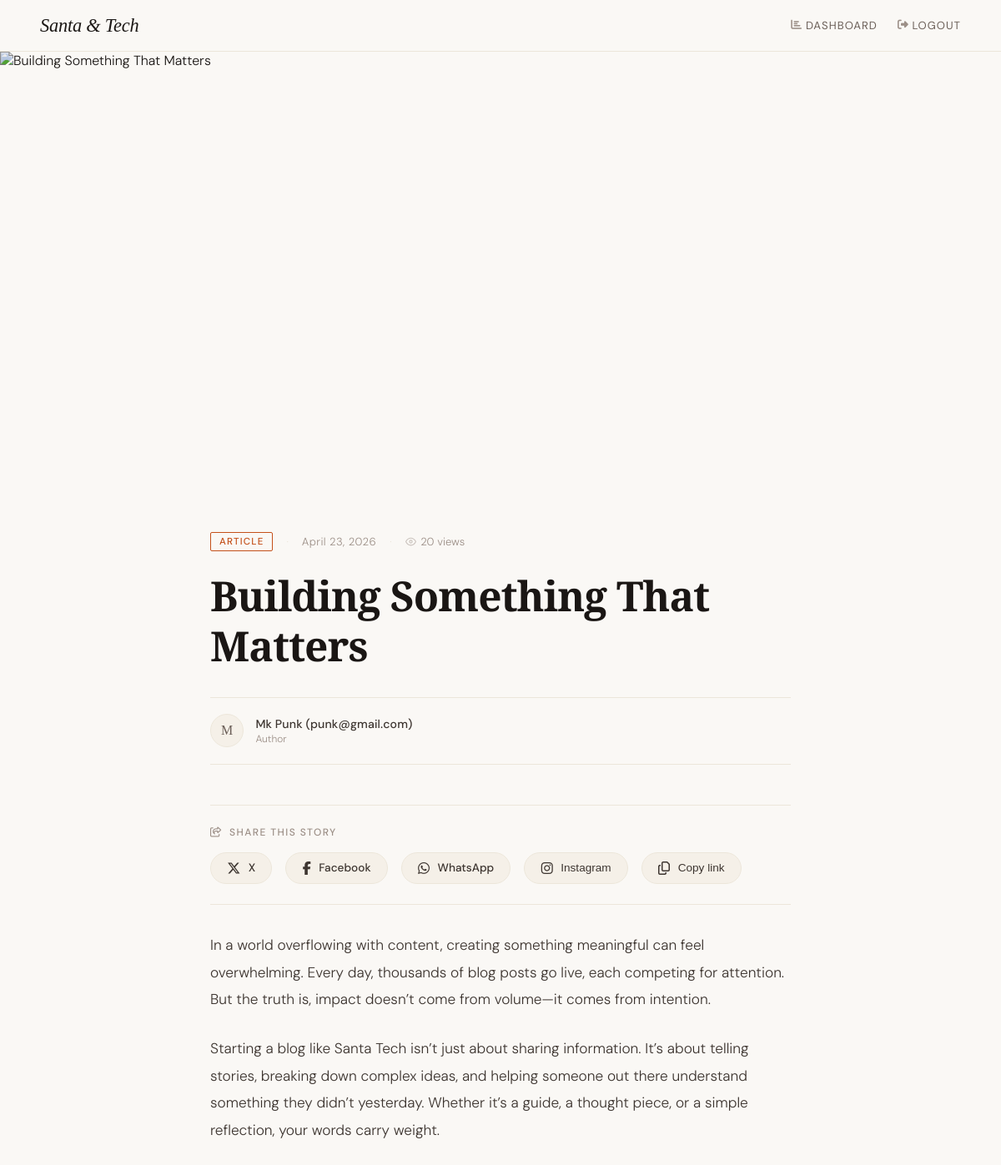
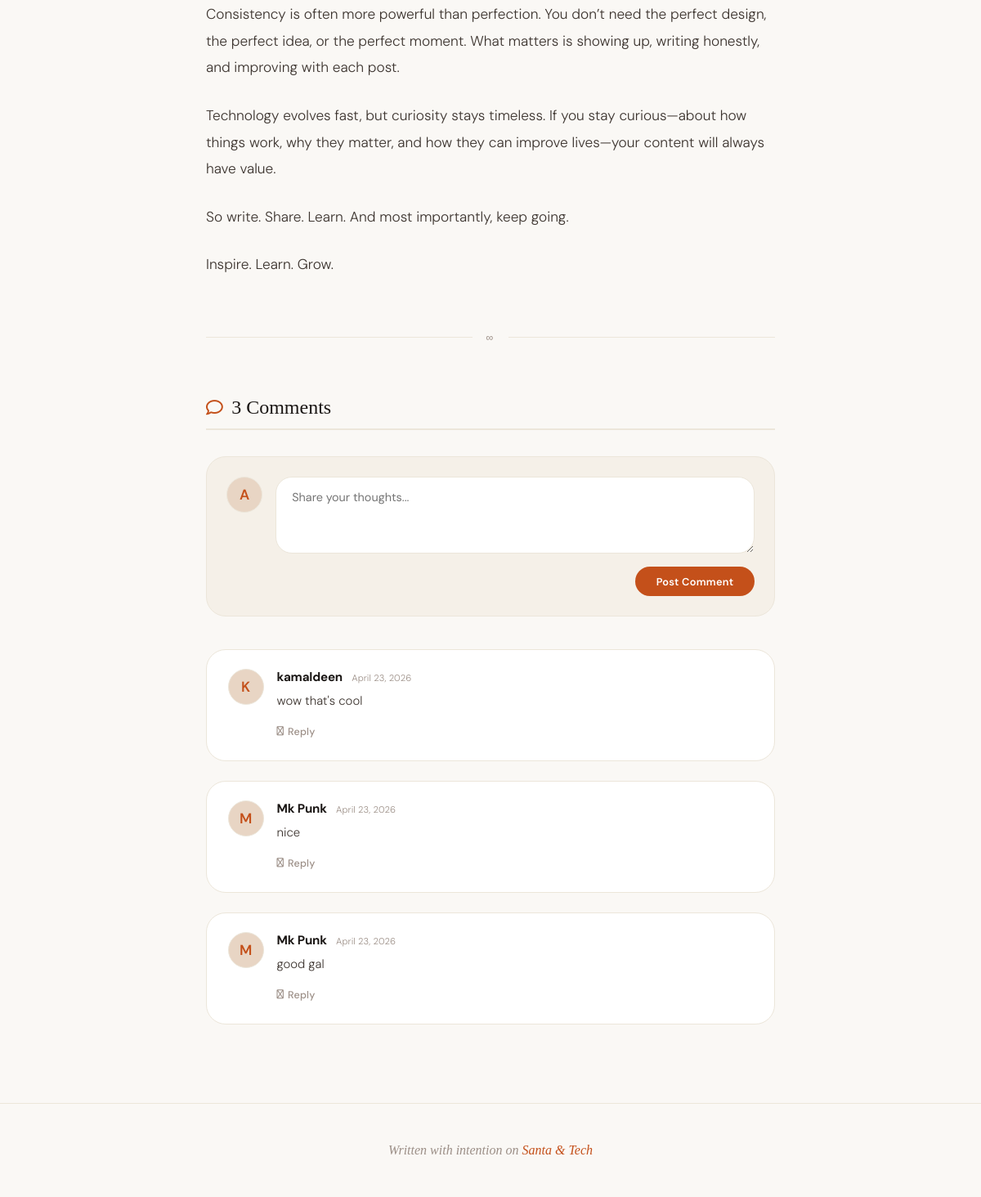
The app's page /post/building-something-that-matters-4b814d/ (signed in) with its own data (2 pictures, top to bottom).
### blogs/models.py (models this page shows, shortened)
class Post(models.Model):
    title = models.CharField(max_length=200)
    content = models.TextField()
    image = CloudinaryField('image', blank=True, null=True)
    created_at = models.DateTimeField(auto_now_add=True)
    author = models.ForeignKey(User, on_delete=models.CASCADE)
    views = models.PositiveIntegerField(default=0)
    slug = models.SlugField(max_length=200, unique=True)

class User(AbstractBaseUser, PermissionsMixin):
    class UserType(models.TextChoices):
        READER = 'reader', 'Reader'
        AUTHOR = 'author', 'Author'
        ADMIN = 'admin', 'Admin'
    id = models.AutoField(primary_key=True)
    username = models.CharField(max_length=150, unique=True)
    email = models.EmailField(unique=True)
    userType = models.CharField(
        max_length=10,
        choices=UserType.choices,
        default=UserType.READER
    )
    is_staff = models.BooleanField(default=False)
    is_active = models.BooleanField(default=True)
    date_joined = models.DateTimeField(auto_now_add=True)
    updated_at = models.DateTimeField(auto_now=True)
    profile_picture = CloudinaryField('profile_picture', blank=True, null=True)
    objects = CustomUserManager()
    USERNAME_FIELD = 'email'
    REQUIRED_FIELDS = ['username']
    def __str__(self):
        return f"{self.username} ({self.email})"

class Comment(models.Model):
    post = models.ForeignKey(Post, on_delete=models.CASCADE, related_name='comments')
    author = models.ForeignKey(User, on_delete=models.CASCADE)
    content = models.TextField()
    created_at = models.DateTimeField(auto_now_add=True)
    parent = models.ForeignKey(
        'self',
        null=True,
        blank=True,
        on_delete=models.CASCADE,
        related_name='replies'
    )

### blogs/views.py (the view, shortened to what this page needs)
# urls.py: path("post/<slug:slug>/", views.post, name="post"),
def post(request, slug):
    post = get_object_or_404(Post, slug=slug)
    comments = post.comments.filter(parent__isnull=True).order_by("-created_at")
    return render(request, "SinglePost.html", {
        "post": post,
        "comments": comments
    })

### blogs/templates/SinglePost.html (shortened to what this page needs)
<!DOCTYPE html>
<html lang="en">
<head>
    <link rel="stylesheet" href="https://cdnjs.cloudflare.com/ajax/libs/font-awesome/6.5.1/css/all.min.css">
</head>
<body>
    <nav>
        <a href="/" class="nav-brand">Santa &amp; Tech</a>
        <ul class="nav-links">
            {% if user.is_authenticated %}
                <li><i class="fas fa-chart-bar"></i> <a href="{% url 'dashboard' %}">Dashboard</a></li>
                <li><i class="fas fa-sign-out-alt"></i> <a href="{% url 'logout' %}">Logout</a></li>
            {% else %}
                <li><i class="fas fa-sign-in-alt"></i> <a href="{% url 'login' %}">Login</a></li>
                <li><i class="fas fa-user-plus"></i> <a href="{% url 'signup' %}">Sign Up</a></li>
            {% endif %}
        </ul>
    </nav>
    <div class="post-hero">
        <img src="{{ post.image.url }}" alt="{{ post.title }}">
    </div>
    <div class="post-wrapper">
        <div class="post-meta">
            <span class="meta-tag">Article</span>
            <span class="meta-sep">·</span>
            <span class="meta-date">{{ post.created_at|date:"F j, Y" }}</span>
            <span class="meta-sep">·</span>
            <span class="meta-views">
                <svg width="13" height="13" viewBox="0 0 24 24" fill="none" stroke="currentColor" stroke-width="2"><path d="M1 12s4-8 11-8 11 8 11 8-4 8-11 8-11-8-11-8z"/><circle cx="12" cy="12" r="3"/></svg>
                {{ post.views }} views
            </span>
        </div>
        <h1 class="post-title">{{ post.title }}</h1>
        <div class="author-bar">
            <div class="author-avatar">{{ post.author.username|slice:":1"|upper }}</div>
            <div>
                <div class="author-name">{{ post.author }}</div>
                <div class="author-label">Author</div>
            </div>
        </div>
        <div class="share-section">
            <div class="share-label">
                <i class="fa-regular fa-share-from-square"></i>
                Share this story
            </div>
            <div class="share-buttons">
                <a href="#" class="share-btn x" id="shareX" target="_blank" rel="noopener noreferrer">
                    <i class="fa-brands fa-x-twitter"></i> <span>X</span>
                </a>
                <a href="#" class="share-btn facebook" id="shareFacebook" target="_blank" rel="noopener noreferrer">
                    <i class="fa-brands fa-facebook-f"></i> <span>Facebook</span>
                </a>
                <a href="#" class="share-btn whatsapp" id="shareWhatsApp" target="_blank" rel="noopener noreferrer">
                    <i class="fa-brands fa-whatsapp"></i> <span>WhatsApp</span>
                </a>
                <button class="share-btn instagram" id="shareInstagram">
                    <i class="fa-brands fa-instagram"></i> <span>Instagram</span>
                </button>
                <button class="share-btn copy-link" id="copyLinkBtn">
                    <i class="fa-regular fa-copy"></i> <span>Copy link</span>
                </button>
            </div>
        </div>
        <div class="post-content">
            {{ post.content|safe|linebreaks }}
        </div>
        <div class="content-divider">∞</div>
       <div class="comments-wrapper">
    <div class="comments-header">
        <span class="comments-title">
            <i class="fa-regular fa-comment"></i>
            {{ comments|length }} Comment{{ post.comments.count|pluralize }}
        </span>
    </div>
    {% if user.is_authenticated %}
    <form method="POST" class="comment-form">
        <div class="comment-form-top">
            <div class="comment-avatar">{{ user.username|slice:":1"|upper }}</div>
            <textarea name="content" class="comment-input" placeholder="Share your thoughts..." rows="3" required></textarea>
        </div>
        <div class="comment-form-actions">
            <button type="submit" class="comment-submit">Post Comment</button>
        </div>
    </form>
    {% else %}
    <div class="comment-login-prompt">
        <i class="fa-regular fa-lock"></i>
        <span>Please <a href="{% url 'login' %}">log in</a> to leave a comment.</span>
    </div>
    {% endif %}
    <div class="comments-list">
        {% for comment in comments %}
        <div class="comment-item" id="comment-{{ comment.id }}">
            <div class="comment-avatar">{{ comment.author.username|slice:":1"|upper }}</div>
            <div class="comment-body-wrap">
                <div class="comment-body">
                    <div class="comment-meta">
                        <span class="comment-author">{{ comment.author.username }}</span>
                        <span class="comment-date">{{ comment.created_at|date:"F j, Y" }}</span>
                    </div>
                    <p class="comment-text">{{ comment.content }}</p>
                    {% if user.is_authenticated %}
                    <button class="reply-toggle-btn" onclick="toggleReplyForm({{comment.id }})">
                        <i class="fa-regular fa-reply"></i> Reply
                    </button>
                    {% endif %}
                </div>
            </div>
        </div>
        {% empty %}
        <div class="comment-empty">
            No comments yet. Be the first to share your thoughts!
        </div>
        {% endfor %}
    </div>
</div>
    </div>
    <footer>
        Written with intention on <span>Santa &amp; Tech</span>
    </footer>
</body>
</html>

### records on screen
Post: created_at "April 23, 2026", views "20", title "Building Something That Matters", author.username "M", author "Mk Punk (punk@gmail.com)", content "In a world overflowing with content, creating something meaningful can feel overwhelming. Every day, thousands of blog posts go live, each competing for attention. But the truth is, impact doesn’t come from volume—it comes from intention. Starting a blog like Santa Tech isn’t just about sharing information. It’s about telling stories, breaking down complex ideas, and helping someone out there understand something they didn’t yesterday. Whether it’s a guide, a thought piece, or a simple reflection, your words carry weight. Consistency is often more powerful than perfection. You don’t need the perfect design, the perfect idea, or the perfect moment. What matters is showing up, writing…"
User: username "A"
Comment: author.username "K", author.username "kamaldeen", created_at "April 23, 2026", content "wow that's cool"
Comment: author.username "M", author.username "Mk Punk", created_at "April 23, 2026", content "nice"
Comment: author.username "M", author.username "Mk Punk", created_at "April 23, 2026", content "good gal"

### other values on screen
{{ comments|length }} "3"
